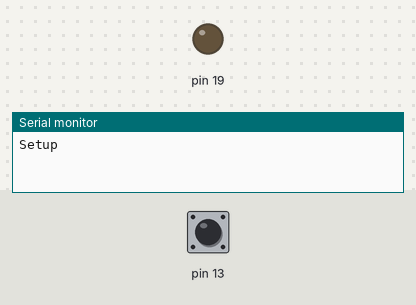
A sketch run on a simulated Arduino Uno, built with avr-gcc and run on an emulated ATmega328P. On the bench: output pins drawn as LEDs (lit = HIGH), the last lines printed to the serial monitor. Dashed ring = blinking. The test bench sets the inputs (shaded band); at power-on: pin 13 HIGH.

Above: at 1.2 s.
1.3 s: pin 13 pulled LOW for 0.15 s
At 1.7 s:
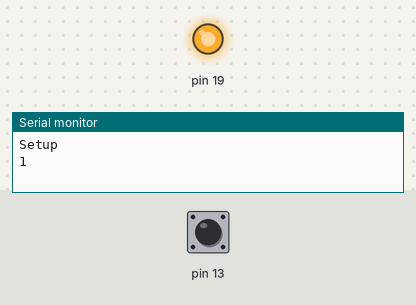
3.3 s: pin 13 pulled LOW for 1 s
At 3.6 s:
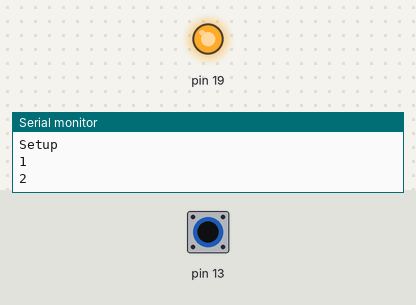
5.8 s: pin 13 pulled LOW for 3.2 s
At 7.2 s:
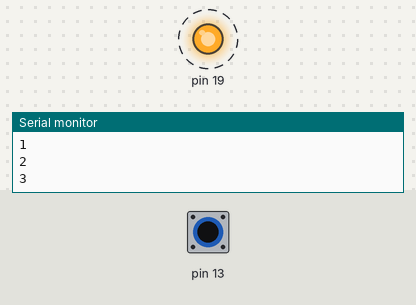
Timing chart, 0 to 16.5 s (numbered marks = the images above; inputs shaded):
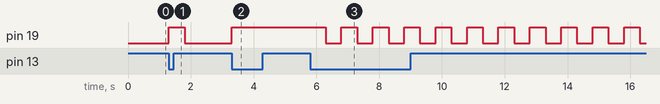

The sketch:

led.ino
```cpp
#include <Arduino.h>

int button_count = 0;
int previous_button_state = HIGH; // État précédent du bouton
bool clignoter_led = false; // Indique si la LED est en train de clignoter
bool allumer_led = false;

void setup() {
  pinMode(19, OUTPUT);
  pinMode(13, INPUT_PULLUP);
  Serial.begin(9600);
  Serial.println("Setup");
}

void loop() {
  int button_state = digitalRead(13);

  // Vérifier si le bouton a été enfoncé
  if (button_state == LOW && previous_button_state == HIGH) {
    button_count++; // Incrémenter button_count après chaque appui sur le bouton

    // Gérer les actions en fonction de la valeur de button_count
    if (button_count == 1) {
      Serial.println(button_count);
      digitalWrite(19, HIGH);
      delay(500);
      digitalWrite(19, LOW);
    }
    else if (button_count == 2) {
      Serial.println(button_count);
      allumer_led = true; // Allume la LED et la laisse allumée
      clignoter_led = false; // Assure que la LED ne clignote pas
    }
    else if (button_count == 3) {
      Serial.println(button_count);
      clignoter_led = true; // Fait Clignoter la LED
      allumer_led = false; // Assure que la LED est éteinte
    }
    else if (button_count >= 4) {
      button_count = 0;
      Serial.println(button_count);
      clignoter_led = false; // Assure que la LED ne clignote pas
      allumer_led = false; // Assure que la LED est éteinte
    }
  }

  if (allumer_led) {
    digitalWrite(19, HIGH);
  }

  if (clignoter_led) {
    digitalWrite(19, HIGH);
    delay(500);
    digitalWrite(19, LOW);
    delay (500);
  }

  // Mettre à jour l'état précédent du bouton
  previous_button_state = button_state;
}
```

Measured:
- after the input at 1.3 s, pin 19: LOW → HIGH at once, → LOW 0.50 s later
- after the input at 3.3 s, pin 19: LOW → HIGH at once
- after the input at 5.8 s, pin 19: alternates HIGH for 0.50 s and LOW for 0.50 s, starting after 0.50 s
